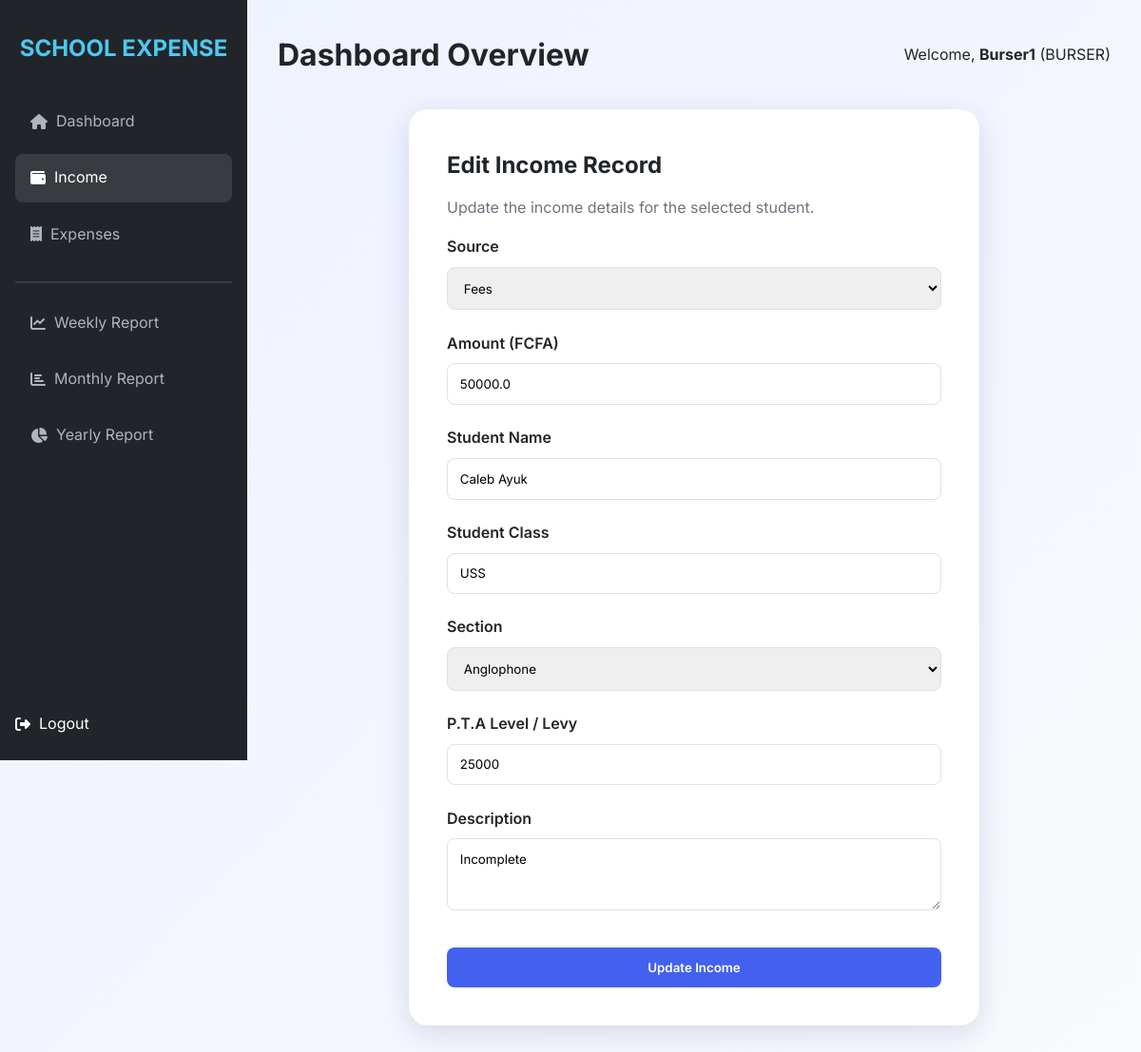
Page /income/edit/7 (signed in) on the committed database.
### models.py (models this page shows, shortened)
class User(UserMixin, db.Model):
    id = db.Column(db.Integer, primary_key=True)
    username = db.Column(db.String(64), unique=True, nullable=False)
    email = db.Column(db.String(120), unique=True, nullable=False)
    password_hash = db.Column(db.String(128))
    role = db.Column(db.String(20), nullable=False) # SUPER_ADMIN, PRINCIPAL, BURSER, ACCOUNTANT, SECRETARY
    is_active = db.Column(db.Boolean, default=True)
    is_muted = db.Column(db.Boolean, default=False)

class Income(db.Model):
    id = db.Column(db.Integer, primary_key=True)
    amount = db.Column(db.Float, nullable=False)
    source = db.Column(db.String(100), nullable=False)
    student_name = db.Column(db.String(100))
    student_session = db.Column(db.String(100))
    student_class = db.Column(db.String(100))
    section = db.Column(db.String(100))
    pta_level = db.Column(db.String(100))
    description = db.Column(db.Text)
    date = db.Column(db.DateTime, default=datetime.utcnow)
    added_by = db.Column(db.Integer, db.ForeignKey('user.id'))

### routes.py (the view, shortened to what this page needs)
    @app.route('/income/edit/<int:income_id>', methods=['GET', 'POST'])
    @login_required
    def edit_income(income_id):
        role = (current_user.role or '').upper()
        if role != 'BURSER':
            flash('Access Denied', 'danger')
            return redirect(url_for('dashboard'))
        income = Income.query.get_or_404(income_id)
        form = IncomeForm(obj=income)
        return render_template('income/edit_income.html', form=form, income=income)

### forms.py (shortened to what this page needs)
class IncomeForm(FlaskForm):
    amount = FloatField('Amount', validators=[DataRequired()])
    source = SelectField('Source', choices=[
        ('FEES', 'Fees'),
        ('PTA', 'P.T.A')
    ], validators=[DataRequired()])
    student_name = StringField('Student Name', validators=[Optional()])
    student_session = SelectField('Session', choices=[
        ('', 'Select Session'),
        ('Anglophone', 'Anglophone'),
        ('Francophone', 'Francophone'),
        ('Technical', 'Technical')
    ], validators=[Optional()])
    student_class = StringField('Student Class', validators=[Optional()])
    section = SelectField('Section', choices=[
        ('', 'Select Section'),
        ('Anglophone', 'Anglophone'),
        ('Francophone', 'Francophone'),
        ('Technical', 'Technical')
    ], validators=[Optional()])
    pta_level = StringField('P.T.A Level / Levy', validators=[Optional()])
    description = TextAreaField('Description')
    submit = SubmitField('Save Income')

### templates/income/edit_income.html (shortened to what this page needs)
{% extends "base.html" %}
{% block content %}
<div class="form-container">
    <h2>Edit Income Record</h2>
    <p style="color: var(--gray); margin-bottom: 1rem;">Update the income details for the selected student.</p>
    <form method="POST" action="">
        <div class="form-group">
            <label>Source</label>
            {{ form.source(class="form-control") }}
        </div>
        <div class="form-group">
            <label>Amount (FCFA)</label>
            {{ form.amount(class="form-control", placeholder="e.g. 50000") }}
        </div>
        <div class="form-group">
            <label>Student Name</label>
            {{ form.student_name(class="form-control", placeholder="e.g. John Doe") }}
        </div>
        <div class="form-group">
            <label>Student Class</label>
            {{ form.student_class(class="form-control", placeholder="e.g. Primary 1") }}
        </div>
        <div class="form-group">
            <label>Section</label>
            {{ form.section(class="form-control") }}
        </div>
        <div class="form-group">
            <label>P.T.A Level / Levy</label>
            {{ form.pta_level(class="form-control", placeholder="e.g. Primary PTA Levy") }}
        </div>
        <div class="form-group">
            <label>Description</label>
            {{ form.description(class="form-control", rows="3") }}
        </div>
        <div style="margin-top: 2rem;">
            {{ form.submit(class="btn btn-primary", style="width: 100%", value='Update Income') }}
        </div>
    </form>
</div>
{% endblock %}

### templates/base.html (shortened to what this page needs)
<!DOCTYPE html>
<html lang="en">
<head>
    <link rel="stylesheet" href="{{ url_for('static', filename='css/style.css') }}">
    <link rel="stylesheet" href="https://cdnjs.cloudflare.com/ajax/libs/font-awesome/6.4.0/css/all.min.css">
</head>
<body>
    {% if current_user.is_authenticated %}
    <div class="app-container">
        <aside class="sidebar">
            <h2>SCHOOL EXPENSE</h2>
            <nav>
                <ul class="nav-links">
                    <li><a href="{{ url_for('dashboard') }}" class="{{ 'active' if request.endpoint == 'dashboard' }}"><i class="fas fa-home"></i> &nbsp; Dashboard</a></li>
                    <li><a href="{{ url_for('view_income') }}" class="{{ 'active' if 'income' in request.endpoint }}"><i class="fas fa-wallet"></i> &nbsp; Income</a></li>
                    <li><a href="{{ url_for('view_expenses') }}" class="{{ 'active' if 'expenses' in request.endpoint }}"><i class="fas fa-receipt"></i> &nbsp; Expenses</a></li>
                    <hr style="margin: 1rem 0; border: 0.5px solid rgba(255,255,255,0.1)">
                    <li><a href="{{ url_for('view_report', type='weekly') }}"><i class="fas fa-chart-line"></i> &nbsp; Weekly Report</a></li>
                    <li><a href="{{ url_for('view_report', type='monthly') }}"><i class="fas fa-chart-bar"></i> &nbsp; Monthly Report</a></li>
                    <li><a href="{{ url_for('view_report', type='yearly') }}"><i class="fas fa-chart-pie"></i> &nbsp; Yearly Report</a></li>
                    <li style="margin-top: auto;">
                        <form method="POST" action="{{ url_for('logout') }}" style="display: inline; margin: 0;">
                            <button type="submit" style="background:none; border:none; color:inherit; font:inherit; cursor:pointer; display:flex; align-items:center; padding:0;"> <i class="fas fa-sign-out-alt"></i> &nbsp; Logout</button>
                        </form>
                    </li>
                </ul>
            </nav>
        </aside>
        <main class="main-content">
            <header style="margin-bottom: 2rem; display: flex; justify-content: space-between; align-items: center;">
                <h1>{{ title if title else 'Dashboard Overview' }}</h1>
                <div class="user-info">
                    <span>Welcome, <strong>{{ current_user.username }}</strong> ({{ current_user.role }})</span>
                </div>
            </header>
            {% block content %}{% endblock %}
        </main>
    </div>
    {% else %}
        {% block login_content %}{% endblock %}
    {% endif %}
</body>
</html>

### static/css/style.css (style rules this page uses)
:root { --primary: #4361ee; --secondary: #3f37c9; --accent: #4895ef; --success: #4cc9f0; --warning: #f72585; --danger: #e63946; --dark: #212529; --light: #f8f9fa; --gray: #6c757d; --glass: rgba(255, 255, 255, 0.9); --shadow: 0 8px 32px 0 rgba(31, 38, 135, 0.15); }
* { margin: 0; padding: 0; box-sizing: border-box; font-family: 'Inter', -apple-system, BlinkMacSystemFont, "Segoe UI", Roboto, sans-serif; }
body { background: linear-gradient(135deg, #eef2ff 0%, #f8fafc 100%); color: var(--dark); line-height: 1.6; min-height: 100vh; overflow-x: hidden; }
.app-container { display: flex; min-height: 100vh; width: 100%; }
.sidebar { width: 260px; background: var(--dark); color: white; padding: 2rem 1rem; position: fixed; height: 100vh; transition: all 0.3s ease; }
.sidebar h2 { font-size: 1.5rem; margin-bottom: 2rem; text-align: center; color: var(--success); font-weight: 700; }
.nav-links { list-style: none; display: flex; flex-direction: column; height: calc(100vh - 120px); }
.nav-links li { margin-bottom: 0.5rem; }
.nav-links a { color: #adb5bd; text-decoration: none; padding: 0.8rem 1rem; display: flex; align-items: center; border-radius: 8px; transition: 0.3s; }
.nav-links a:hover, .nav-links a.active { background: rgba(255, 255, 255, 0.1); color: white; }
.main-content { flex: 1; margin-left: 260px; padding: 2rem; }
.form-container { max-width: 600px; margin: 2rem auto; background: white; padding: 2.5rem; border-radius: 20px; box-shadow: var(--shadow); }
.form-group { margin-bottom: 1.2rem; }
.form-group label { display: block; margin-bottom: 0.5rem; font-weight: 600; }
.form-control { width: 100%; padding: 0.8rem; border: 1px solid #dee2e6; border-radius: 8px; outline: none; transition: 0.3s; }
.form-container h2 { margin-bottom: 0.75rem; color: var(--dark); }
.form-container p { margin-bottom: 1.75rem; color: var(--gray); }
.form-container .form-group { margin-bottom: 1.4rem; }
.btn { padding: 0.8rem 1.5rem; border-radius: 8px; border: none; cursor: pointer; font-weight: 600; transition: 0.3s; display: inline-block; text-align: center; }
.btn-primary { background: var(--primary); color: white; }

### rows in the picture
User: username "Burser1", role "BURSER"
Income: source "Fees", amount "50000.0", student_name "Caleb Ayuk", student_class "USS", section "Anglophone", pta_level "25000", description "Incomplete"

### other values in the picture
{{ title if title else 'Dashboard Overview' }} "Dashboard Overview"
